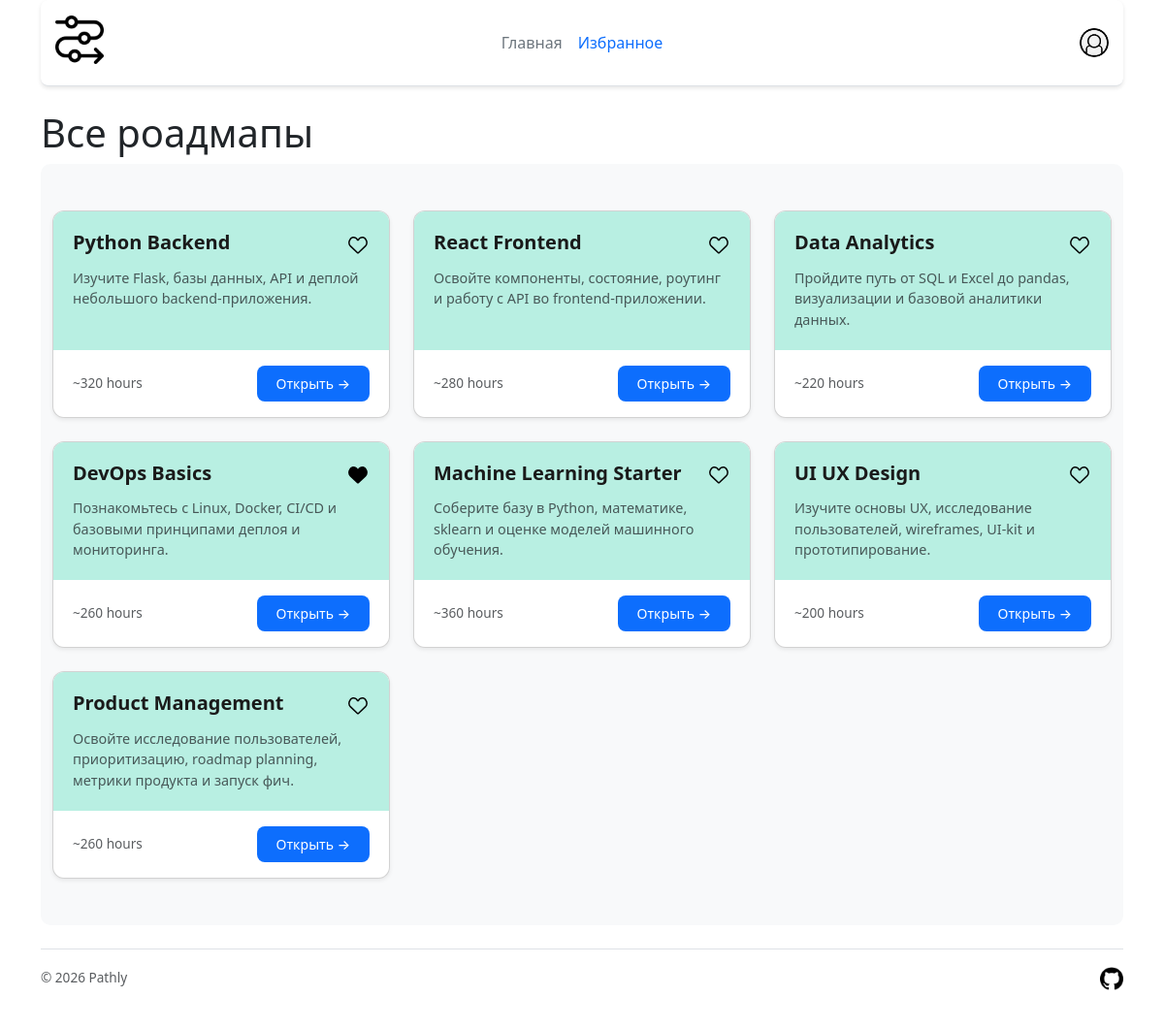
Screenshot of /home (signed in) with the database file from the repository.
### tables this page shows
CREATE TABLE "roadmaps" (
        id INTEGER PRIMARY KEY AUTOINCREMENT,
        title VARCHAR(255) NOT NULL,
        description TEXT NOT NULL,
        hours INTEGER
    );

### app.py (the view)
@app.route("/")
@app.route("/home")
def home():
    roadmaps = get_roadmaps()
    fav_ids = []
    if current_user.is_authenticated:
        fav_ids = get_fav_ids(current_user.id)
    return render_template('home.html', roadmaps=roadmaps, fav_ids=fav_ids, active_page="home")

### UserLogin.py (called while the page is built)
    def from_db(self, user):
        self.id = user["id"]
        self.username = user["username"]
        self.password_hash = user["password_hash"]
        return self

### app.py (called while the page is built)
@login_manager.user_loader
def load_user(user_id):
    user = get_user_by_id(user_id)
    if user:
        return UserLogin().from_db(user)
    return None

### db.py (called while the page is built)
def get_db():
    conn = sqlite3.connect(DB_PATH)
    conn.row_factory = sqlite3.Row
    return conn

def get_user_by_id(user_id):
    db = get_db()
    try:
        cursor = db.execute("SELECT * FROM users WHERE id = ? LIMIT 1", (user_id,))
        res = cursor.fetchone()
        if not res:
            return False
        return res
    except sqlite3.Error as e:
        print("Ошибка: " + str(e))
        return None
    finally:
        db.close()

def get_roadmaps():
    db = get_db()
    try:
        cursor = db.execute("SELECT * FROM roadmaps")
        res = cursor.fetchall()
        if not res:
            return False
        return res
    except sqlite3.Error as e:
        print("Ошибка: " + str(e))
        return False
    finally:
        db.close()

def get_fav_ids(user_id):
    db = get_db()
    try:
        cursor = db.execute("SELECT * FROM favorites WHERE user_id = ?", (user_id,))
        res = cursor.fetchall()
        fav_ids = [fav['roadmap_id'] for fav in res]
        if not fav_ids:
            return []
        return fav_ids
    except sqlite3.Error as e:
        print("Ошибка: " + str(e))
        return False
    finally:
        db.close()

### templates/home.html (shortened to what this page needs)
{% extends "base.html" %}
{% block content %}
<h1>Все роадмапы</h1>
<div class="album py-5 bg-body-tertiary">
    <div class="container">
        <div class="row row-cols-1 row-cols-sm-2 row-cols-md-3 g-4">
            {% for roadmap in roadmaps %}
            <div class="col">
                <div class="card shadow-sm">
                    <div class="card-body">
                        <div class="d-flex justify-content-between align-items-start mb-2">
                            <h5 class="card-title mb-0">{{ roadmap['title']}}</h5>
                                <button class="favorite-btn" data-id="{{ roadmap.id }}">
                                    <img class="icon" alt="Избранное" src="{% if roadmap['id'] in fav_ids %}
                                                {{ url_for('static', filename='images/favorite-on.svg') }}
                                            {% else %}
                                                {{ url_for('static', filename='images/favorite-off.svg') }}
                                            {% endif %}">
                                </button>
                        </div>
                        <p class="card-text text-muted">
                            {{ roadmap['description']}}
                        </p>
                    </div>
                    <div class="card-footer bg-transparent border-top-0">
                        <div class="d-flex justify-content-between align-items-center">
                            <small class="text-body-secondary">
                                 ~{{ roadmap['hours']}} hours
                            </small>
                            <a href="#" class="btn btn-sm btn-primary">
                                Открыть →
                            </a>
                        </div>
                    </div>
                </div>
            </div>
            {% endfor %}
        </div>
    </div>
</div>
{% endblock %}

### static/css/main.css (style rules this page uses)
body { min-height: 100vh; display: flex; flex-direction: column; }
.container { flex: 1; }
.icon { width: 24px; height: 24px; transition: transform 0.2s ease; }
.card { transition: transform 0.2s ease, box-shadow 0.2s ease; border-radius: 12px; overflow: hidden; height: 100%; }
.card-body { background-color: rgb(184, 239, 226); padding: 1.25rem; }
.card-title { font-size: 1.25rem; font-weight: 600; color: #1a1a1a; }
.card-text { font-size: 0.9rem; line-height: 1.5; margin-top: 0.75rem; }
.card-footer { background-color: #fff; padding: 1rem 1.25rem; }
.favorite-btn { background: none; border: none; padding: 0; cursor: pointer; transition: transform 0.2s ease, opacity 0.2s ease; }
.btn-primary { background-color: #0d6efd; border: none; padding: 0.5rem 1.25rem; border-radius: 8px; transition: all 0.2s ease; }
.text-body-secondary { color: #6c757d; font-size: 0.85rem; }
.bg-body-tertiary { background-color: #f8f9fa; }
.album { padding-top: 2rem; padding-bottom: 2rem; }
.card-footer { border-top: none; }
.btn-sm { font-size: 0.875rem; font-weight: 500; }
.bg-body-tertiary { border-radius: 10px; }
.col { animation: fadeInUp 0.4s ease forwards; }
.col:nth-child(1) { animation-delay: 0.05s; }
.col:nth-child(2) { animation-delay: 0.1s; }
.col:nth-child(3) { animation-delay: 0.15s; }
.col:nth-child(4) { animation-delay: 0.2s; }

### rows the page displays
roadmaps: title "Python Backend", description "Изучите Flask, базы данных, API и деплой небольшого backend-приложения.", hours "320"
roadmaps: title "React Frontend", description "Освойте компоненты, состояние, роутинг и работу с API во frontend-приложении.", hours "280"
roadmaps: title "Data Analytics", description "Пройдите путь от SQL и Excel до pandas, визуализации и базовой аналитики данных.", hours "220"
roadmaps: title "DevOps Basics", shows a picture, description "Познакомьтесь с Linux, Docker, CI/CD и базовыми принципами деплоя и мониторинга.", hours "260"
roadmaps: title "Machine Learning Starter", description "Соберите базу в Python, математике, sklearn и оценке моделей машинного обучения.", hours "360"
roadmaps: title "UI UX Design", description "Изучите основы UX, исследование пользователей, wireframes, UI-kit и прототипирование.", hours "200"
roadmaps: title "Product Management", description "Освойте исследование пользователей, приоритизацию, roadmap planning, метрики продукта и запуск фич.", hours "260"
